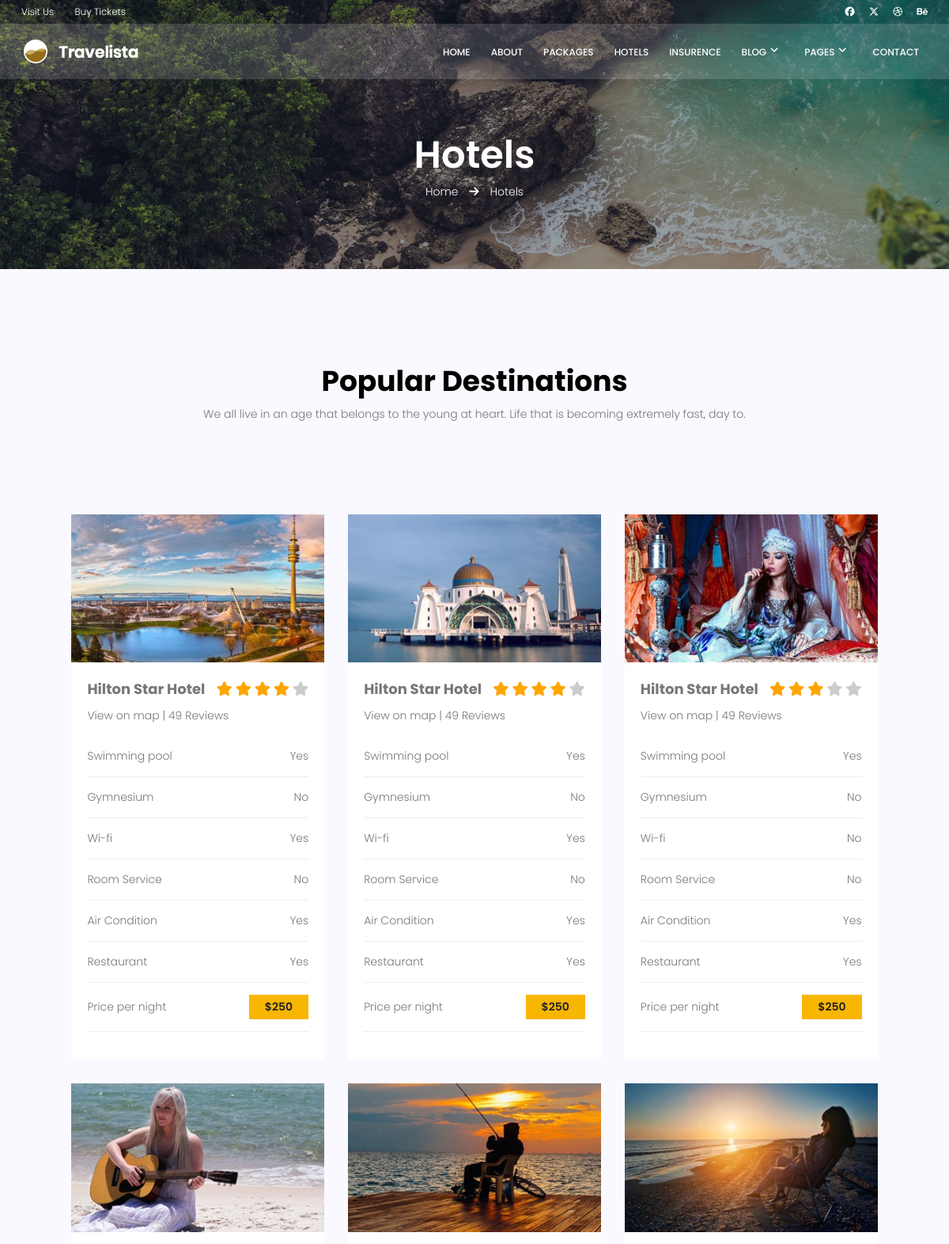
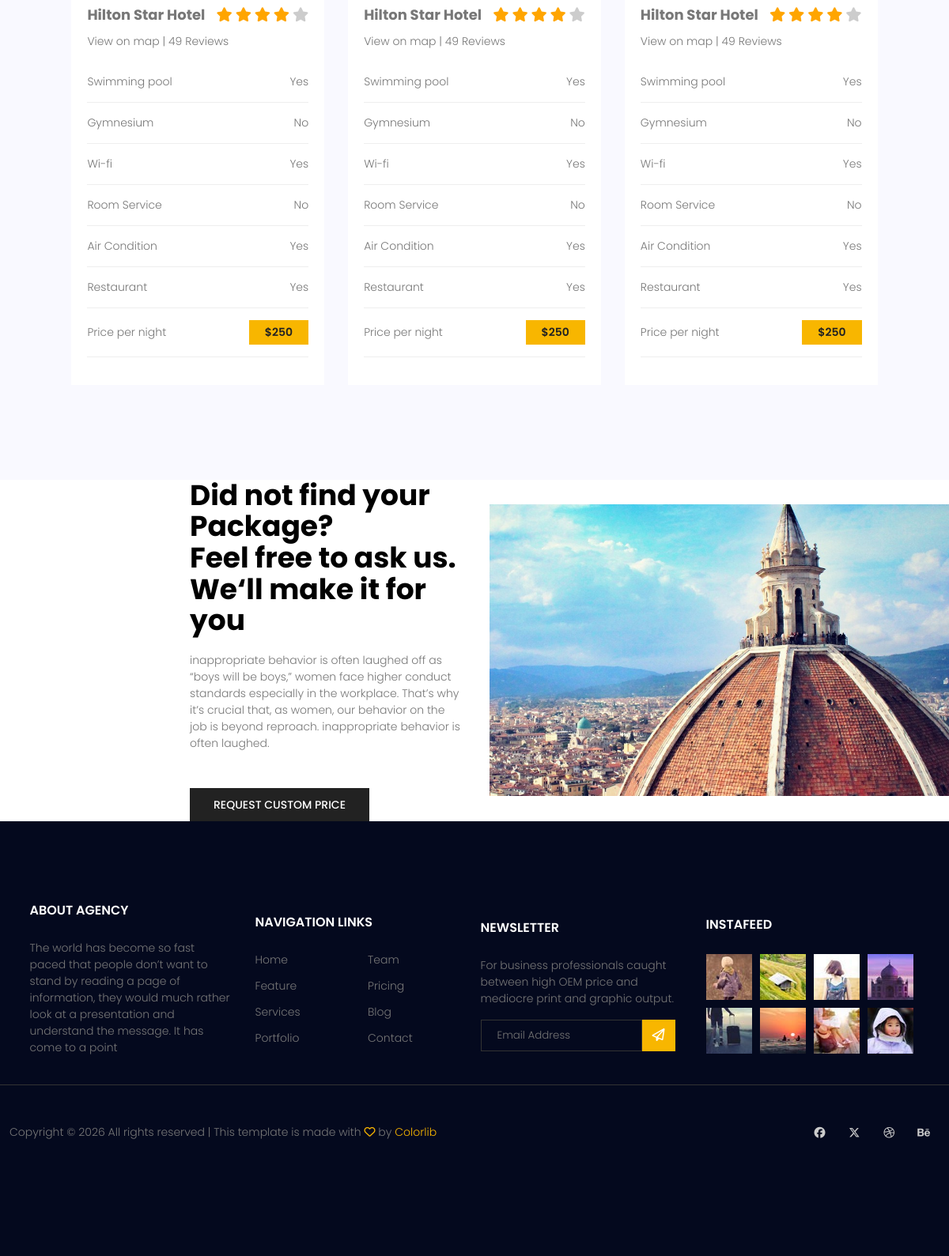
/pages/hotels/, run on the app's committed database (2 pictures, top to bottom).
### main/models.py (models this page shows, shortened)
class Hotel(models.Model):
    name = models.CharField(max_length=200)
    stars = models.PositiveSmallIntegerField(default=5)
    price_per_night = models.DecimalField(max_digits=10, decimal_places=2)
    review_count = models.PositiveIntegerField(default=0)
    hotel_img = models.ImageField(
        upload_to='hotel_images/', null=True, blank=True)
    amenities = models.ManyToManyField(Amenity, through='HotelAmenity', related_name='hotels')

class HotelAmenity(models.Model):
    hotel = models.ForeignKey(Hotel, on_delete=models.CASCADE)
    amenity = models.ForeignKey(Amenity, on_delete=models.CASCADE)
    is_available = models.BooleanField(
        default=False, verbose_name="Available (Yes/No)")

class Amenity(models.Model):
    name = models.CharField(max_length=100, unique=True)
    class Meta:
        verbose_name_plural = "Amenities"

### main/views.py (the view)
# urls.py: path('hotels/', hotels, name='hotels'),
def hotels(request):
    hotel_list = Hotel.objects.prefetch_related(
        'hotelamenity_set__amenity').all()
    data = {'hotel_list': hotel_list, }
    return render(request, 'pages/hotels.html', data)

### main/templates/pages/hotels.html (shortened to what this page needs)
{% load static %}
<!DOCTYPE html>
<html lang="en">
<head>
    <link rel="stylesheet" href="{% static 'css/own-bootstrap.css' %}">
    <link rel="stylesheet" href="{% static 'css/hotels.css' %}">
    <link rel="stylesheet" href="https://cdnjs.cloudflare.com/ajax/libs/font-awesome/6.5.1/css/all.min.css">
</head>
<body>
    <div class="wrapper">
        <header class="header banner-area">
            <nav class="nav-bar" id="nav-bar">
                <div class="nav-bar-top">
                    <div class="container">
                        <div class="nav-bar-top-scrolling">
                            <div class="nav-bar-top-left">
                                <ul>
                                    <li><a href="#">Visit Us</a></li>
                                    <li><a href="#">Buy Tickets</a></li>
                                </ul>
                            </div>
                            <div class="nav-bar-top-right">
                                <div class="nav-bar-social">
                                    <a href="#"><i class="fa-brands fa-facebook"></i></a>
                                    <a href="#"><i class="fa-brands fa-x-twitter"></i></a>
                                    <a href="#"><i class="fa-brands fa-dribbble"></i></a>
                                    <a href="#"><i class="fa-brands fa-behance"></i></a>
                                </div>
                            </div>
                        </div>
                    </div>
                </div>
                <div class="container nav-bar-main-menu">
                    <div class="nav-bar-main-menu-full">
                        <div id="logo">
                            <a href="{% url 'index' %}"><img src="{% static 'img/logo.png' %}" alt="" title=""></a>
                        </div>
                        <nav id="nav-menu-container">
                            <ul class="nav-menu sf-js-enabled sf-arrows" style="touch-action: pan-y;">
                                <li><a href="{% url 'index' %}" class="menu-active">Home</a></li>
                                <li><a href="{% url 'about' %}">About</a></li>
                                <li><a href="{% url 'packages' %}">Packages</a></li>
                                <li><a href="{% url 'hotels' %}">Hotels</a></li>
                                <li><a href="{% url 'insurance' %}">Insurence</a></li>
                                <li class="menu-has-children"><a href="" class="sf-with-ul">Blog</a>
                                </li>
                                <li class="menu-has-children"><a href="" class="sf-with-ul">Pages</a>
                                </li>
                                <li><a href="{% url 'contact' %}">Contact</a></li>
                            </ul>
                        </nav>
                    </div>
                </div>
            </nav>
            <div class="overlay overlay-bg"></div>
            <div class="hero-section" style="height: 340px;">
                <div class="container">
                    <div class="hero-section-main">
                        <div class="hero-section-title">
                            <h1>
                                Hotels
                            </h1>
                            <p class="text-white link-nav"><a href="{% url 'index' %}">Home </a> <i
                                    class="fa-solid fa-arrow-right"></i> <a href="{% url 'hotels' %}"> Hotels</a></p>
                        </div>
                    </div>
                </div>
            </div>
        </header>
        <main class="main">
            <section class="popular-destinations-section section-gap">
                <div class="container">
                    <div class="popular-destinations-section-txt">
                        <div class="pb-70">
                            <div class="title">
                                <h1 class="h1-center">Popular Destinations</h1>
                                <p>We all live in an age that belongs to the young at heart. Life that is becoming
                                    extremely fast, day to.</p>
                            </div>
                        </div>
                    </div>
                    <div class="popular-destinations-section-cards">
                        {% if hotel_list %}
                        {% for item in hotel_list %}
                        <div class="popular-destinations-section-card">
                            <div class="single-destinations">
                                <div class="thumb">
                                    <img src="{{ item.hotel_img.url }}" alt="{{ item.name }}">
                                </div>
                                <div class="details">
                                    <h4>
                                        <span>{{ item.name }}</span>
                                        <div class="star">
                                            {% for i in "12345" %}
                                            <span
                                                class="fa fa-star {% if forloop.counter <= item.stars %}checked{% endif %}"></span>
                                            {% endfor %}
                                        </div>
                                    </h4>
                                    <p>
                                        View on map | {{ item.review_count }} Reviews
                                    </p>
                                    <ul class="package-list">
                                        {% for i in item.hotelamenity_set.all %}
                                        <li>
                                            <span>{{ i.amenity.name }}</span>
                                            <span>
                                                {% if i.is_available %}
                                                Yes
                                                {% else %}
                                                No
                                                {% endif %}
                                            </span>
                                        </li>
                                        {% endfor %}
                                        <li>
                                            <span>Price per night</span>
                                            <a href="#" class="price-btn">${{ item.price_per_night|floatformat:0 }}</a>
                                        </li>
                                    </ul>
                                </div>
                            </div>
                        </div>
                        {% endfor %}
                        {% else %}
                            <p>No hotels available.</p>
                        {% endif %}
                    </div>
                </div>
            </section>
            <section class="home-about-section">
                <div class="container-fluid">
                    <div class="home-about-section-main">
                        <div class="home-about-section-left">
                            <h1>
                                Did not find your Package? <br>
                                Feel free to ask us. <br>
                                We‘ll make it for you
                            </h1>
                            <p>
                                inappropriate behavior is often laughed off as “boys will be boys,” women face higher
                                conduct standards especially in the workplace. That’s why it’s crucial that, as women,
                                our behavior on the job is beyond reproach. inappropriate behavior is often laughed.
                            </p>
                            <a href="#" class="primary-btn">request custom price</a>
                        </div>
                        <div class="home-about-section-right">
                            <img class="home-about-section-img-fluid" src="{% static 'img/home-img/about-img.jpg' %}"
                                alt="">
                        </div>
                    </div>
                </div>
            </section>
        </main>
        <footer class="footer section-gap">
            <div class="container">
                <div class="footer-top">
                    <div class="footer-top-sections">
                        <div class="footer-top-sections-widget">
                            <h6>About Agency</h6>
                            <p>
                                The world has become so fast paced that people don’t want to stand by reading a page of
                                information, they would much rather look at a presentation and understand the message.
                                It has come to a point
                            </p>
                        </div>
                    </div>
                    <div class="footer-top-sections">
                        <div class="footer-top-sections-widget">
                            <h6>Navigation Links</h6>
                            <div class="row">
                                <div class="col">
                                    <ul>
                                        <li><a href="#">Home</a></li>
                                        <li><a href="#">Feature</a></li>
                                        <li><a href="#">Services</a></li>
                                        <li><a href="#">Portfolio</a></li>
                                    </ul>
                                </div>
                                <div class="col">
                                    <ul>
                                        <li><a href="#">Team</a></li>
                                        <li><a href="#">Pricing</a></li>
                                        <li><a href="#">Blog</a></li>
                                        <li><a href="#">Contact</a></li>
                                    </ul>
                                </div>
                            </div>
                        </div>
                    </div>
                    <div class="footer-top-sections">
                        <div class="single-footer-widget">
                            <h6>Newsletter</h6>
                            <p>
                                For business professionals caught between high OEM price and mediocre print and graphic
                                output.
                            </p>
                            <div>
                                <form method="get" class="subscription" novalidate="true">
                                    <div class="footer-top-input">
                                        <input name="EMAIL" placeholder="Email Address" onfocus="this.placeholder = ''"
                                            onblur="this.placeholder = 'Email Address '" required="" type="email">
                                        <button class="footer-top-button"><i
                                                class="fa-regular fa-paper-plane"></i></button>
                                    </div>
                                </form>
                            </div>
                        </div>
                    </div>
                    <div class="footer-top-sections">
                        <div class="single-footer-widget">
                            <h6 class="mb-20">InstaFeed</h6>
                            <ul class="footer-top-img">
                                <li><img src="{% static 'img/footer-img/i1.jpg' %}" alt=""></li>
                                <li><img src="{% static 'img/footer-img/i2.jpg' %}" alt=""></li>
                                <li><img src="{% static 'img/footer-img/i3.jpg' %}" alt=""></li>
                                <li><img src="{% static 'img/footer-img/i4.jpg' %}" alt=""></li>
                                <li><img src="{% static 'img/footer-img/i5.jpg' %}" alt=""></li>
                                <li><img src="{% static 'img/footer-img/i6.jpg' %}" alt=""></li>
                                <li><img src="{% static 'img/footer-img/i7.jpg' %}" alt=""></li>
                                <li><img src="{% static 'img/footer-img/i8.jpg' %}" alt=""></li>
                            </ul>
                        </div>
                    </div>
                </div>
                <div class="footer-bottom">
                    <p class="footer-bottom-txt">Copyright ©
                        <script>document.write(new Date().getFullYear());</script> All rights reserved | This template
                        is made with <i class="fa-regular fa-heart"></i> by <a href="#">Colorlib</a>
                    </p>
                    <div class="footer-social">
                        <a href="#"><i class="fa-brands fa-facebook"></i></a>
                        <a href="#"><i class="fa-brands fa-x-twitter"></i></a>
                        <a href="#"><i class="fa-brands fa-dribbble"></i></a>
                        <a href="#"><i class="fa-brands fa-behance"></i></a>
                    </div>
                </div>
            </div>
        </footer>
    </div>
</body>
</html>

### data on the page
Hotel: hotel_img (picture), name "Hilton Star Hotel", stars 4 (drawn), review_count "49", price_per_night "250"
HotelAmenity: amenity.name "Swimming pool", is_available "Yes"
HotelAmenity: amenity.name "Gymnesium", is_available "No"
HotelAmenity: amenity.name "Wi-fi", is_available "Yes"
HotelAmenity: amenity.name "Room Service", is_available "No"
HotelAmenity: amenity.name "Air Condition", is_available "Yes"
HotelAmenity: amenity.name "Restaurant", is_available "Yes"
Hotel: hotel_img (picture), name "Hilton Star Hotel", stars 4 (drawn), review_count "49", price_per_night "250"
HotelAmenity: amenity.name "Swimming pool", is_available "Yes"
HotelAmenity: amenity.name "Gymnesium", is_available "No"
HotelAmenity: amenity.name "Wi-fi", is_available "Yes"
HotelAmenity: amenity.name "Room Service", is_available "No"
HotelAmenity: amenity.name "Air Condition", is_available "Yes"
HotelAmenity: amenity.name "Restaurant", is_available "Yes"
Hotel: hotel_img (picture), name "Hilton Star Hotel", stars 3 (drawn), review_count "49", price_per_night "250"
HotelAmenity: amenity.name "Swimming pool", is_available "Yes"
HotelAmenity: amenity.name "Gymnesium", is_available "No"
HotelAmenity: amenity.name "Wi-fi", is_available "No"
HotelAmenity: amenity.name "Room Service", is_available "No"
HotelAmenity: amenity.name "Air Condition", is_available "Yes"
HotelAmenity: amenity.name "Restaurant", is_available "Yes"
Hotel: hotel_img (picture), name "Hilton Star Hotel", stars 4 (drawn), review_count "49", price_per_night "250"
HotelAmenity: amenity.name "Swimming pool", is_available "Yes"
HotelAmenity: amenity.name "Gymnesium", is_available "No"
HotelAmenity: amenity.name "Wi-fi", is_available "Yes"
HotelAmenity: amenity.name "Room Service", is_available "No"
HotelAmenity: amenity.name "Air Condition", is_available "Yes"
HotelAmenity: amenity.name "Restaurant", is_available "Yes"
Hotel: hotel_img (picture), name "Hilton Star Hotel", stars 4 (drawn), review_count "49", price_per_night "250"
HotelAmenity: amenity.name "Swimming pool", is_available "Yes"
HotelAmenity: amenity.name "Gymnesium", is_available "No"
HotelAmenity: amenity.name "Wi-fi", is_available "Yes"
HotelAmenity: amenity.name "Room Service", is_available "No"
HotelAmenity: amenity.name "Air Condition", is_available "Yes"
HotelAmenity: amenity.name "Restaurant", is_available "Yes"
Hotel: hotel_img (picture), name "Hilton Star Hotel", stars 4 (drawn), review_count "49", price_per_night "250"
HotelAmenity: amenity.name "Swimming pool", is_available "Yes"
HotelAmenity: amenity.name "Gymnesium", is_available "No"
HotelAmenity: amenity.name "Wi-fi", is_available "Yes"
HotelAmenity: amenity.name "Room Service", is_available "No"
HotelAmenity: amenity.name "Air Condition", is_available "Yes"
HotelAmenity: amenity.name "Restaurant", is_available "Yes"
